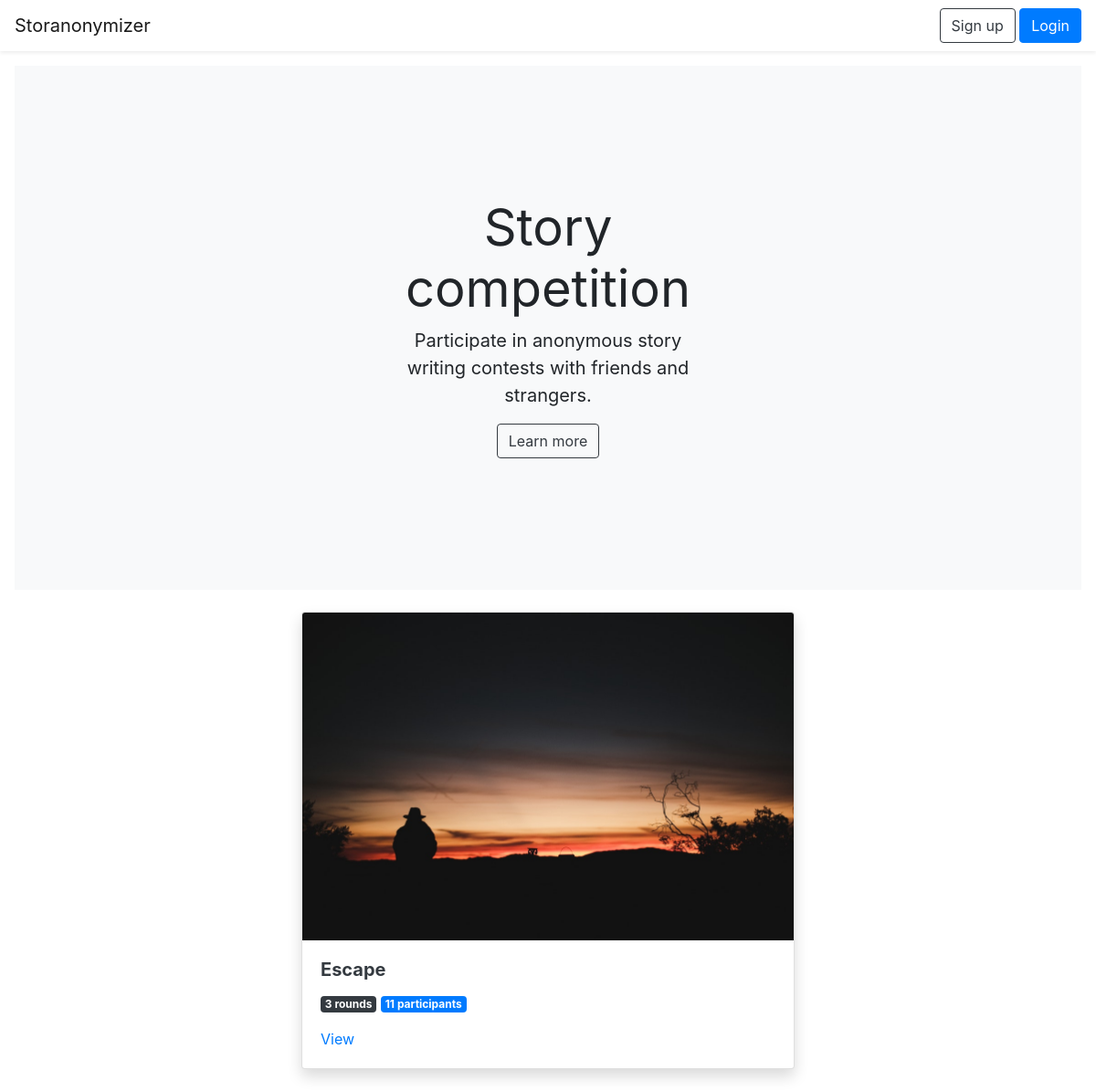
The page / on the database its author committed.
### storanonymizer/models.py (models this page shows, shortened)
class Story(db.Model):
	id = db.Column(db.Integer, primary_key=True)
	code = db.Column(db.String(), unique=True)
	name = db.Column(db.String())
	user_id = db.Column(db.Integer, db.ForeignKey("user.id"))
	rounds = db.relationship("Round", backref="story", lazy="select")

### storanonymizer/views.py (the view)
@app.route("/")
def index():
	stories = models.Story.query.all()
	for s in stories:
		contributors = []
		for r in s.rounds:
			for c in r.contributions:
				if c.author_id not in contributors:
					contributors.append(c.author_id)
		s.contributors = contributors
	return render_template("home.html", stories=stories)

### storanonymizer/templates/home.html
{% extends "base.html" %}
{% block content %}
{% if current_user.is_authenticated %}
<div class="position-relative overflow-hidden p-3 p-md-5 m-md-3 text-center bg-light">
	<div class="col-md-6 p-lg-5 mx-auto my-2">
		<h3>Welcome back, {{ current_user.name }}</h3>
		<p class="font-weight-normal">You can create a new story or contribute to one of the existing stories.</p>
		<a class="btn btn-success" href="{{ url_for('new_story') }}">Create new story</a>
	</div>
</div>
{% else %}
<div class="position-relative overflow-hidden p-3 p-md-5 m-md-3 text-center bg-light">
	<div class="col-md-5 p-lg-5 mx-auto my-5">
		<h1 class="display-4 font-weight-normal">Story competition</h1>
		<p class="lead font-weight-normal">Participate in anonymous story writing contests with friends and strangers.</p>
		<a class="btn btn-outline-dark" href="#">Learn more</a>
	</div>
</div>
{% endif %}
<div class="container mt-4">
	<div class="row justify-content-center">
		{% for s in stories %}
		<div class="col-12 col-md-6 mb-4">
			<div class="card shadow">
				<a href="{{ url_for('story', story_code=s.code) }}"><img class="card-img-top" src="{{ url_for('static', filename=s.name + '.jpeg') }}"></a>
				<div class="card-body">
					<h5 class="card-title"><a class="text-dark font-weight-bold" href="{{ url_for('story', story_code=s.code) }}">{{ s.name }}</a></h5>
					<p class="card-text"><span class="badge badge-dark">{{ s.rounds|length }} rounds</span> <span class="badge badge-primary">{{ s.contributors|length }} participants</span></p>
					<a href="{{ url_for('story', story_code=s.code) }}" class="card-link">View</a>
				</div>
			</div>
		</div>
		{% endfor %}
	</div>
</div>
{% endblock %}

### rows shown on the page
Story: name (picture), name "Escape", rounds|length "3", contributors|length "11"
